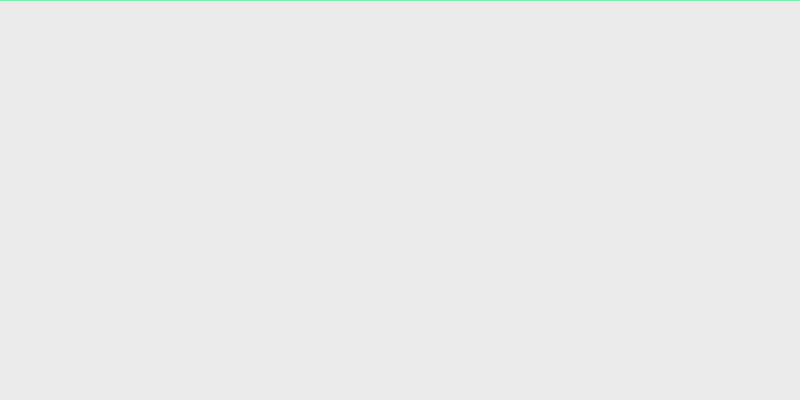
Frame 1 (no input)
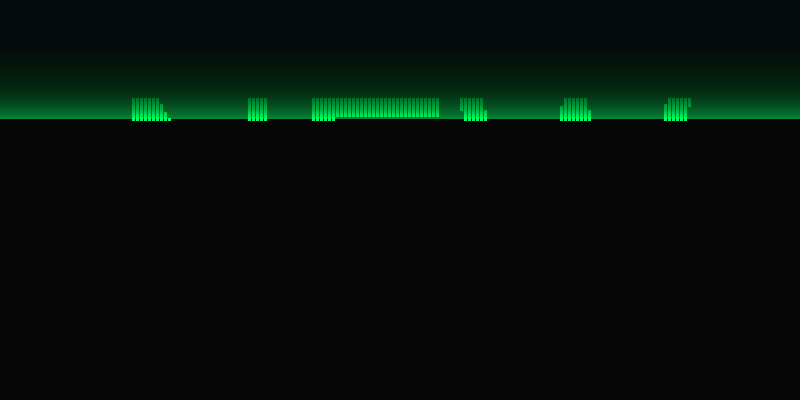
Frame 60 (no input)
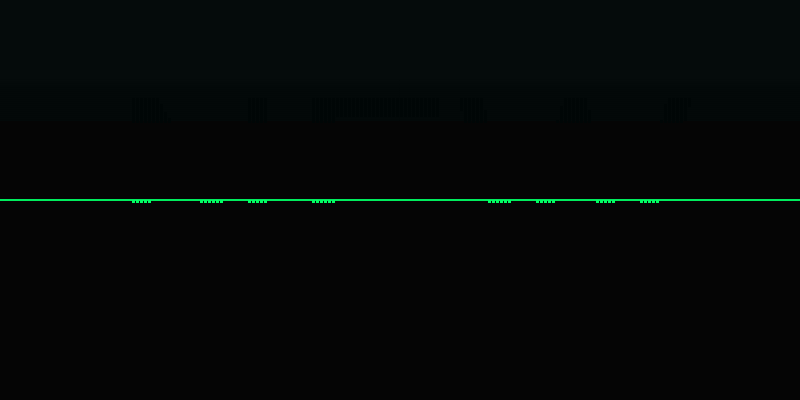
Frame 120 (the mouse pressed at the canvas centre since frame 60)

The p5.js sketch that drew these frames (run headless with seeded random() and noise() and a simulated clock; from frame 60 on, the mouse is pressed at the canvas centre):

// p5.js sketch
// ── sketch.js
let pg;
let scanY = 0;

function setup() {
  pixelDensity(1);
  createCanvas(800, 400);
  pg = createGraphics(800, 400);
  pg.pixelDensity(1);
  pg.background(0);
  pg.fill(255);
  pg.textSize(250);
  pg.textAlign(CENTER, CENTER);
  pg.text("NEW", width/2, height/2);
}

function draw() {
  background(0, 20); // Ghosting effect
  
  // Draw the "laser" line
  stroke(0, 255, 100);
  line(0, scanY, width, scanY);
  
  // Sample pixels only along the laser line
  for (let x = 0; x < width; x += 4) {
    if (pg.get(x, scanY)[0] > 128) {
      fill(0, 255, 100);
      noStroke();
      rect(x, scanY, 3, 3);
    }
  }
  
  scanY = (scanY + 2) % height;
  
  // Interaction: Mouse follows the scan
  if (mouseIsPressed) scanY = mouseY;
}
